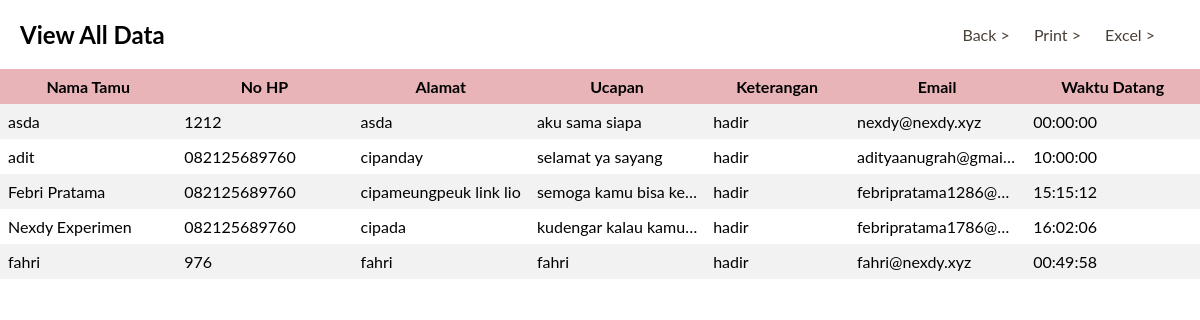
/project-guestbook/view.php, run on the app's committed database.
### tables this page shows
CREATE TABLE `tamu` (
  `id_tamu` int NOT NULL,
  `nama_tamu` varchar(100) DEFAULT NULL,
  `no_hp` varchar(16) DEFAULT NULL,
  `alamat` text,
  `ucapan` text,
  `keterangan` enum('hadir','tidak_hadi','belum_konfirmasi') DEFAULT NULL,
  `email` varchar(100) DEFAULT NULL,
  `waktu_datang` time NOT NULL
);

### project-guestbook/view.php (the view, shortened to what this page needs)
<?php
include 'app/koneksi.php';
?>
<!DOCTYPE html>
<html lang="en">
<head>
</head>
<body>
    <div class="header">
        <h2>View All Data</h2>
        <div class="btn">
            <a href="dashboard.php">Back ></a>
            <a href="print_report.php" target="_blank">Print ></a>
            <a href="excel_report.php">Excel ></a>
    </div>
    </div>
    <table>
        <tr>
            <th>Nama Tamu</th>
            <th>No HP</th>
            <th>Alamat</th>
            <th>Ucapan</th>
            <th>Keterangan</th>
            <th>Email</th>
            <th>Waktu Datang</th>
        </tr>
        <?php
        $query = mysqli_query($koneksi, "SELECT * FROM tamu");
        while ($data = mysqli_fetch_array($query)) {
            echo "<tr>";
            echo "<td>" . $data['nama_tamu'] . "</td>";
            echo "<td>" . $data['no_hp'] . "</td>";
            echo "<td>" . $data['alamat'] . "</td>";
            echo "<td>" . $data['ucapan'] . "</td>";
            echo "<td>" . $data['keterangan'] . "</td>";
            echo "<td>" . $data['email'] . "</td>";
            echo "<td>" . $data['waktu_datang'] . "</td>";
        }
            ?>
    </table>
</body>
</html>

### data on the page
tamu: nama_tamu "asda", no_hp "1212", alamat "asda", ucapan "aku sama siapa", keterangan "hadir", email "nexdy@nexdy.xyz", waktu_datang "00:00:00"
tamu: nama_tamu "adit", no_hp "082125689760", alamat "cipanday", ucapan "selamat ya sayang", keterangan "hadir", email "adityaanugrah@gmai…", waktu_datang "10:00:00"
tamu: nama_tamu "Febri Pratama", no_hp "082125689760", alamat "cipameungpeuk link lio", ucapan "semoga kamu bisa k…", keterangan "hadir", email "febripratama1286@…", waktu_datang "15:15:12"
tamu: nama_tamu "Nexdy Experimen", no_hp "082125689760", alamat "cipada", ucapan "kudengar kalau kam…", keterangan "hadir", email "febripratama1786@…", waktu_datang "16:02:06"
tamu: nama_tamu "fahri", no_hp "976", alamat "fahri", ucapan "fahri", keterangan "hadir", email "fahri@nexdy.xyz", waktu_datang "00:49:58"
